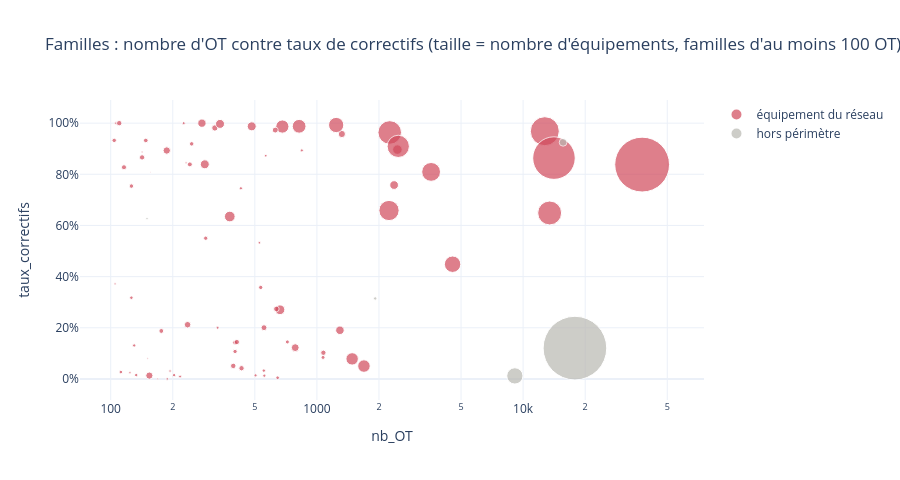

Notebook code cell kept with this figure:
### Code cell
f = fam[fam["nb_OT"] >= 100].reset_index()
fig = px.scatter(f, x="nb_OT", y="taux_correctifs", size="nb_equipements", color="périmètre", log_x=True,
                 hover_name="familleEquipement", template=TEMPLATE, size_max=45,
                 color_discrete_map={"hors périmètre": "#b9b8b2", "équipement du réseau": COUL_OT[1]},
                 title="Familles : nombre d'OT contre taux de correctifs (taille = nombre d'équipements, familles d'au moins 100 OT)")
fig.update_layout(height=480, yaxis_tickformat=".0%", legend_title=None)
fig.show()

### Figure 1 — Plotly figure (JSON) as saved in the notebook; plotly's stock layout.template omitted (floating-point values rounded to 4 significant figures)
{"data": [{"hovertemplate": "<b>%{hovertext}</b><br><br>périmètre=équipement du réseau<br>nb_OT=%{x}<br>taux_correctifs=%{y}<br>nb_equipements=%{marker.size}<extra></extra>", "hovertext": ["ACC", "ANT_RADIOCOM", "APP-HTA", "APP-HTB", "ARM-PROT", "ARM-PROT-TR", "ATEL", "ATL-ENER-UCC", "ATL-ENER-UTC", "CABLE_HTA", "CABLE_LIAISON_BT", "CABLE_LIAISON_HTA", "CEL-30KV", "CEL-6.6KV", "CEL-HTA", "CELLULE_DEPART", "CELLULE_PROTECTION", "CHAU", "COE", "COMPTEUR", "CP-HTA", "CTRF", "DEPART_BT", "DJ-HTA", "DJ-HTB", "ECRAN-WORK", "EQC", "EQT-RADIO", "EQT-TELECOND", "F", "FA", "GE", "IACM", "IAT", "ITI", "L", "LIGNE-AER", "LIGNE-AER_DOUB-TERNE", "LIGNE/CABLE_HTA", "LIGNE_HTA", "LOG", "MD", "MO", "MT", "OGC", "P-HTA", "P-HTB", "P-TRANS", "P/C", "P/P", "P/PC", "PE", "POSTE_HTA/BT", "POSTE_RADIOCOM", "R", "RDDA", "RDD_COMM", "REFT", "RELAY-HTA", "S", "S-HTB", "S/S", "SERVEUR", "SUPPORT_HTA", "TABLEAU_DISTRIB", "TIR", "TRANSFO_GROUPE", "TRANSFO_HTA/BT", "TRANSFO_HTA/HTA", "TRANSFO_HTB/HTA", "TRANSMISSION", "TRV-HTB", "TS", "TSA", "VA", "VNE", "WORKSTATION"], "legendgroup": "équipement du réseau", "marker": {"color": "#d1495b", "size": [71, 19, 447, 211, 177, 66, 37, 25, 34, 2435, 503, 157, 82, 32, 275, 1608, 548, 11, 30, 201, 57, 21, 8709, 75, 62, 33, 20, 53, 81, 101, 26, 20, 232, 783, 1657, 234, 46, 6, 1026, 1189, 15, 27, 3, 85, 263, 53, 46, 36, 29, 38, 9, 220, 5247, 25, 114, 150, 124, 58, 454, 151, 81, 27, 16, 329, 675, 57, 81, 1434, 31, 90, 101, 68, 13, 87, 234, 53, 19], "sizemode": "area", "sizeref": 5.792, "symbol": "circle"}, "mode": "markers", "name": "équipement du réseau", "orientation": "v", "showlegend": true, "type": "scatter", "x": [242, 188, 1482, 1293, 785, 401, 112, 330, 553, 12739, 680, 187, 431, 203, 662, 2255, 820, 142, 428, 277, 126, 565, 37773, 116, 148, 133, 106, 401, 1075, 628, 226, 526, 286, 4549, 13448, 483, 1071, 151, 3579, 2237, 105, 845, 156, 110, 2457, 534, 719, 126, 556, 645, 169, 2368, 14113, 217, 320, 154, 236, 247, 1691, 1321, 142, 504, 124, 378, 1240, 104, 409, 2480, 130, 636, 554, 176, 232, 393, 339, 289, 194], "xaxis": "x", "y": [0.8388, 0.0, 0.07827, 0.1903, 0.1223, 0.1421, 0.02679, 0.2, 0.03255, 0.9685, 0.9868, 0.893, 0.04176, 0.01478, 0.2704, 0.9636, 0.9878, 0.8873, 0.7453, 1.0, 0.754, 0.8726, 0.838, 0.8276, 0.9324, 0.01504, 1.0, 0.1072, 0.1023, 0.9729, 1.0, 0.5323, 0.8392, 0.4485, 0.6488, 0.9876, 0.08403, 0.07947, 0.8094, 0.6585, 0.3714, 0.8935, 0.8077, 1.0, 0.8966, 0.3577, 0.1446, 0.3175, 0.01259, 0.004651, 0.0, 0.758, 0.8635, 0.009217, 0.9812, 0.01299, 0.2119, 0.919, 0.05027, 0.9576, 0.8662, 0.01389, 0.02419, 0.6349, 0.9927, 0.9327, 0.1443, 0.9093, 0.1308, 0.2736, 0.2004, 0.1875, 0.8448, 0.05089, 0.9971, 0.5502, 0.03093], "yaxis": "y"}, {"hovertemplate": "<b>%{hovertext}</b><br><br>périmètre=hors périmètre<br>nb_OT=%{x}<br>taux_correctifs=%{y}<br>nb_equipements=%{marker.size}<extra></extra>", "hovertext": ["FAMDEF", "GRPMT", "LOCALITE", "V-EXPLO", "VEH_LEGER"], "legendgroup": "hors périmètre", "marker": {"color": "#b9b8b2", "size": [33, 11728, 174, 765, 16], "sizemode": "area", "sizeref": 5.792, "symbol": "circle"}, "mode": "markers", "name": "hors périmètre", "orientation": "v", "showlegend": true, "type": "scatter", "x": [1917, 17834, 15629, 9118, 150], "xaxis": "x", "y": [0.3146, 0.1204, 0.9251, 0.01174, 0.6267], "yaxis": "y"}], "layout": {"height": 480, "legend": {"itemsizing": "constant", "title": {}, "tracegroupgap": 0}, "title": {"text": "Familles : nombre d'OT contre taux de correctifs (taille = nombre d'équipements, familles d'au moins 100 OT)"}, "xaxis": {"anchor": "y", "domain": [0, 1], "title": {"text": "nb_OT"}, "type": "log"}, "yaxis": {"anchor": "x", "domain": [0, 1], "tickformat": ".0%", "title": {"text": "taux_correctifs"}}}}
